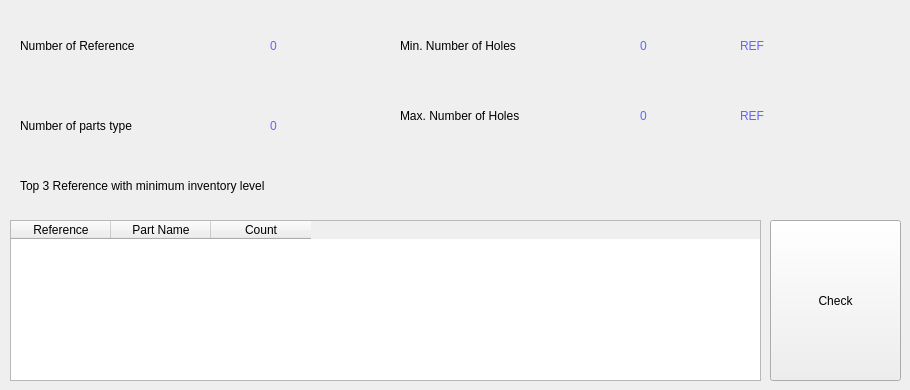
    <widget class="QWidget" name="tab_3">
     <attribute name="title">
      <string>Inventory Statistics</string>
     </attribute>
     <widget class="QLabel" name="label_3">
      <property name="geometry">
       <rect>
        <x>20</x>
        <y>30</y>
        <width>241</width>
        <height>31</height>
       </rect>
      </property>
      <property name="text">
       <string>Number of Reference</string>
      </property>
     </widget>
     <widget class="QLabel" name="label_4">
      <property name="geometry">
       <rect>
        <x>20</x>
        <y>110</y>
        <width>231</width>
        <height>31</height>
       </rect>
      </property>
      <property name="text">
       <string>Number of parts type</string>
      </property>
     </widget>
     <widget class="QLabel" name="label_5">
      <property name="geometry">
       <rect>
        <x>400</x>
        <y>100</y>
        <width>231</width>
        <height>31</height>
       </rect>
      </property>
      <property name="text">
       <string>Max. Number of Holes</string>
      </property>
     </widget>
     <widget class="QLabel" name="label_6">
      <property name="geometry">
       <rect>
        <x>400</x>
        <y>30</y>
        <width>231</width>
        <height>31</height>
       </rect>
      </property>
      <property name="text">
       <string>Min. Number of Holes</string>
      </property>
     </widget>
     <widget class="QLabel" name="lbl_ref_nbr">
      <property name="geometry">
       <rect>
        <x>270</x>
        <y>30</y>
        <width>41</width>
        <height>31</height>
       </rect>
      </property>
      <property name="styleSheet">
       <string notr="true">font: 24pt &quot;Century Gothic&quot;;
color: rgb(100, 100, 255);</string>
      </property>
      <property name="text">
       <string>0</string>
      </property>
     </widget>
     <widget class="QLabel" name="lbl_parts_nbr">
      <property name="geometry">
       <rect>
        <x>270</x>
        <y>110</y>
        <width>41</width>
        <height>31</height>
       </rect>
      </property>
      <property name="styleSheet">
       <string notr="true">font: 24pt &quot;Century Gothic&quot;;
color: rgb(100, 100, 255);</string>
      </property>
      <property name="text">
       <string>0</string>
      </property>
     </widget>
     <widget class="QLabel" name="lbl_min_hole">
      <property name="geometry">
       <rect>
        <x>640</x>
        <y>30</y>
        <width>41</width>
        <height>31</height>
       </rect>
      </property>
      <property name="styleSheet">
       <string notr="true">font: 24pt &quot;Century Gothic&quot;;
color: rgb(100, 100, 255);</string>
      </property>
      <property name="text">
       <string>0</string>
      </property>
     </widget>
     <widget class="QLabel" name="lbl_max_hole">
      <property name="geometry">
       <rect>
        <x>640</x>
        <y>100</y>
        <width>41</width>
        <height>31</height>
       </rect>
      </property>
      <property name="styleSheet">
       <string notr="true">font: 24pt &quot;Century Gothic&quot;;
color: rgb(100, 100, 255);</string>
      </property>
      <property name="text">
       <string>0</string>
      </property>
     </widget>
     <widget class="QLabel" name="lbl_min_hole2">
      <property name="geometry">
       <rect>
        <x>740</x>
        <y>30</y>
        <width>91</width>
        <height>31</height>
       </rect>
      </property>
      <property name="styleSheet">
       <string notr="true">font: 24pt &quot;Century Gothic&quot;;
color: rgb(100, 100, 255);</string>
      </property>
      <property name="text">
       <string>REF</string>
      </property>
     </widget>
     <widget class="QLabel" name="lbl_max_hole2">
      <property name="geometry">
       <rect>
        <x>740</x>
        <y>100</y>
        <width>91</width>
        <height>31</height>
       </rect>
      </property>
      <property name="styleSheet">
       <string notr="true">font: 24pt &quot;Century Gothic&quot;;
color: rgb(100, 100, 255);</string>
      </property>
      <property name="text">
       <string>REF</string>
      </property>
     </widget>
     <widget class="QTableWidget" name="table2">
      <property name="geometry">
       <rect>
        <x>10</x>
        <y>220</y>
        <width>751</width>
        <height>161</height>
       </rect>
      </property>
      <property name="styleSheet">
       <string notr="true">font: 12pt &quot;Century Gothic&quot;;</string>
      </property>
      <column>
       <property name="text">
        <string>Reference</string>
       </property>
      </column>
      <column>
       <property name="text">
        <string>Part Name</string>
       </property>
      </column>
      <column>
       <property name="text">
        <string>Count</string>
       </property>
      </column>
     </widget>
     <widget class="QLabel" name="label_22">
      <property name="geometry">
       <rect>
        <x>20</x>
        <y>170</y>
        <width>571</width>
        <height>31</height>
       </rect>
      </property>
      <property name="text">
       <string>Top 3 Reference with minimum inventory level</string>
      </property>
     </widget>
     <widget class="QPushButton" name="check_btn">
      <property name="geometry">
       <rect>
        <x>770</x>
        <y>220</y>
        <width>131</width>
        <height>161</height>
       </rect>
      </property>
      <property name="text">
       <string>Check</string>
      </property>
     </widget>
    </widget>
